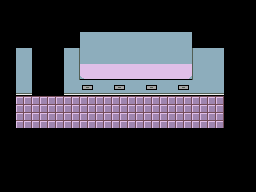

Rendered tile map (Tiled .tmx) drawn with the repository's tilesets; below, a short description and the full map source, tile grids included:
An orthogonal 16x12 tile map with 16x16 px tiles, 3 tile layers (BGLower, BGUpper, BGUpper2) and 5 objects.

<map version="1.10" tiledversion="1.10.1" orientation="orthogonal" renderorder="right-down" width="16" height="12" tilewidth="16" tileheight="16" infinite="0" nextlayerid="12" nextobjectid="430">
 <tileset firstgid="1" source="Snowdin.tsx" />
 <layer id="7" name="BGLower" width="16" height="12">
  <data encoding="csv">
984,984,984,984,984,984,984,984,984,984,984,984,984,984,984,984,
984,984,984,984,984,984,984,984,984,984,984,984,984,984,984,984,
984,984,984,984,984,983,983,983,983,983,983,983,984,984,984,984,
984,983,984,984,1112,983,983,983,983,983,983,983,1110,983,984,984,
984,983,984,984,1112,1302,1303,1303,1303,1303,1303,1304,1110,983,984,984,
984,1047,984,984,1047,1238,1047,1238,1047,1238,1047,1238,1047,1047,984,984,
984,982,982,982,982,982,982,982,982,982,982,982,982,982,984,984,
984,982,982,982,982,982,982,982,982,982,982,982,982,982,984,984,
984,984,984,984,984,984,984,984,984,984,984,984,984,984,984,984,
984,984,984,984,984,984,984,984,984,984,984,984,984,984,984,984,
984,984,984,984,984,984,984,984,984,984,984,984,984,984,984,984,
984,984,984,984,984,984,984,984,984,984,984,984,984,984,984,984
</data>
 </layer>
 <layer id="8" name="BGUpper" width="16" height="12">
  <data encoding="csv">
0,0,0,0,0,0,0,0,0,0,0,0,0,0,0,0,
0,0,0,0,0,0,0,0,0,0,0,0,0,0,0,0,
0,0,0,0,0,0,0,0,0,0,0,0,0,0,0,0,
0,0,0,0,0,0,0,0,0,0,0,0,0,0,0,0,
0,0,0,0,0,0,0,0,0,0,0,0,0,0,0,0,
0,0,0,0,0,0,0,0,0,0,0,0,0,0,0,0,
0,0,0,0,0,0,0,0,0,0,0,0,0,0,0,0,
0,0,0,0,0,0,0,0,0,0,0,0,0,0,0,0,
0,0,0,0,0,0,0,0,0,0,0,0,0,0,0,0,
0,0,0,0,0,0,0,0,0,0,0,0,0,0,0,0,
0,0,0,0,0,0,0,0,0,0,0,0,0,0,0,0,
0,0,0,0,0,0,0,0,0,0,0,0,0,0,0,0
</data>
 </layer>
 <layer id="9" name="BGUpper2" width="16" height="12">
  <data encoding="csv">
0,0,0,0,0,0,0,0,0,0,0,0,0,0,0,0,
0,0,0,0,0,0,0,0,0,0,0,0,0,0,0,0,
0,0,0,0,0,0,0,0,0,0,0,0,0,0,0,0,
0,0,0,0,0,0,0,0,0,0,0,0,0,0,0,0,
0,0,0,0,0,0,0,0,0,0,0,0,0,0,0,0,
0,0,0,0,0,0,0,0,0,0,0,0,0,0,0,0,
0,0,0,0,0,0,0,0,0,0,0,0,0,0,0,0,
0,0,0,0,0,0,0,0,0,0,0,0,0,0,0,0,
0,0,0,0,0,0,0,0,0,0,0,0,0,0,0,0,
0,0,0,0,0,0,0,0,0,0,0,0,0,0,0,0,
0,0,0,0,0,0,0,0,0,0,0,0,0,0,0,0,
0,0,0,0,0,0,0,0,0,0,0,0,0,0,0,0
</data>
 </layer>
 <objectgroup id="10" name="Wall">
  <object id="425" x="16" y="80" width="16" height="16" />
  <object id="426" x="0" y="80" width="16" height="64" />
  <object id="427" x="16" y="128" width="208" height="16" />
  <object id="428" x="64" y="80" width="160" height="16" />
  <object id="429" x="224" y="80" width="16" height="64" />
 </objectgroup>
 <objectgroup id="3" name="Entity" opacity="0.71" />
 <objectgroup draworder="index" id="4" name="Warp" />
 <objectgroup id="11" name="Path" />
</map>
